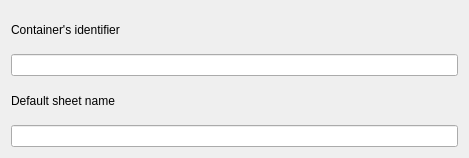
<?xml version="1.0" encoding="UTF-8"?>
<ui version="4.0">
 <class>CRoom</class>
 <widget class="QWidget" name="CRoom">
  <property name="geometry">
   <rect>
    <x>0</x>
    <y>0</y>
    <width>469</width>
    <height>158</height>
   </rect>
  </property>
  <property name="windowTitle">
   <string>Form</string>
  </property>
  <layout class="QVBoxLayout" name="verticalLayout">
   <item>
    <widget class="QLabel" name="label">
     <property name="text">
      <string>Container's identifier</string>
     </property>
    </widget>
   </item>
   <item>
    <widget class="LineEdit" name="LineEdit">
     <property name="template" stdset="0">
      <string>inspector-identifier</string>
     </property>
    </widget>
   </item>
   <item>
    <widget class="QLabel" name="label_2">
     <property name="text">
      <string>Default sheet name</string>
     </property>
    </widget>
   </item>
   <item>
    <widget class="LineEdit" name="LineEdit_2">
     <property name="template" stdset="0">
      <string>inspector-defaultsheet</string>
     </property>
    </widget>
   </item>
  </layout>
 </widget>
 <customwidgets>
  <customwidget>
   <class>LineEdit</class>
   <extends>QLineEdit</extends>
   <header>wallaby.frontends.qt.widgets.edits.lineEdit</header>
  </customwidget>
 </customwidgets>
 <resources/>
 <connections/>
</ui>
